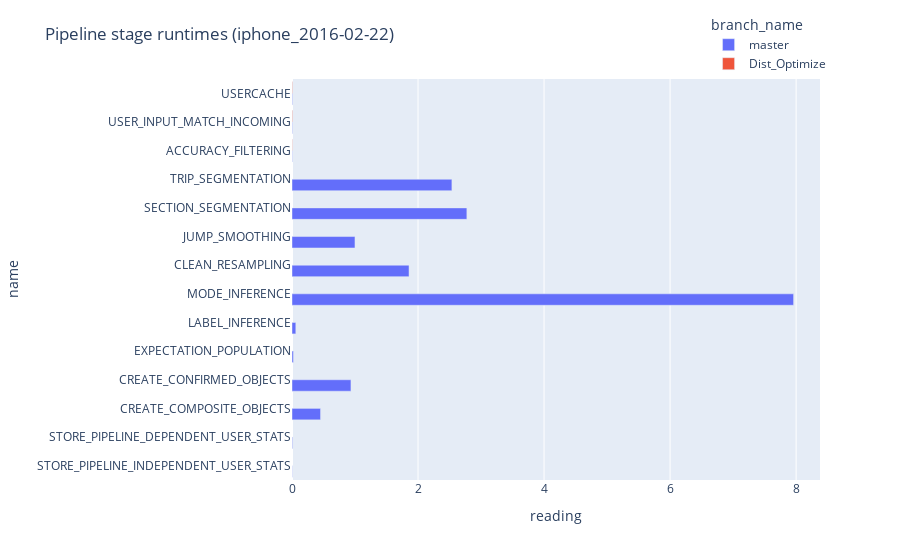

The notebook cell this image was saved under:
### Code cell
ts = esta.TimeSeries.get_aggregate_time_series()

pipeline_stats_dfs = [
    ts.get_data_df('stats/pipeline_time', time_query=stats['tq']).assign(branch_name=branch_name)
    for branch_name, stats in branches.items()
]
pipeline_stats_df = pd.concat(pipeline_stats_dfs)

pipeline_stages_df = pipeline_stats_df[
    pipeline_stats_df['name'].str.isupper() & ~pipeline_stats_df['name'].str.contains('/')
]
fig = px.bar(
    pipeline_stages_df,
    y="name",
    x="reading",
    color="branch_name",
    orientation="h",
)
fig.update_layout(
    title=f"Pipeline stage runtimes ({day})",
    barmode='group',
    yaxis=dict(dtick=1),
    legend=dict(
        yanchor="bottom",
        xanchor="right",
    )
)
fig.show()

### Figure 1 — Plotly figure (JSON) as saved in the notebook; plotly's stock layout.template omitted (floating-point values rounded to 4 significant figures)
{"data": [{"hovertemplate": "branch_name=master<br>reading=%{x}<br>name=%{y}<extra></extra>", "legendgroup": "master", "marker": {"color": "#636efa", "pattern": {"shape": ""}}, "name": "master", "orientation": "h", "showlegend": true, "textposition": "auto", "type": "bar", "x": [0.003758, 0.008714, 0.4531, 0.9355, 0.02286, 0.06064, 7.96, 1.857, 0.9995, 2.775, 2.537, 0.004998, 0.00658, 0.007753], "xaxis": "x", "y": ["STORE_PIPELINE_INDEPENDENT_USER_STATS", "STORE_PIPELINE_DEPENDENT_USER_STATS", "CREATE_COMPOSITE_OBJECTS", "CREATE_CONFIRMED_OBJECTS", "EXPECTATION_POPULATION", "LABEL_INFERENCE", "MODE_INFERENCE", "CLEAN_RESAMPLING", "JUMP_SMOOTHING", "SECTION_SEGMENTATION", "TRIP_SEGMENTATION", "ACCURACY_FILTERING", "USER_INPUT_MATCH_INCOMING", "USERCACHE"], "yaxis": "y"}, {"hovertemplate": "branch_name=Dist_Optimize<br>reading=%{x}<br>name=%{y}<extra></extra>", "legendgroup": "Dist_Optimize", "marker": {"color": "#EF553B", "pattern": {"shape": ""}}, "name": "Dist_Optimize", "orientation": "h", "showlegend": true, "textposition": "auto", "type": "bar", "x": [0.004499, 0.008182, 0.006861], "xaxis": "x", "y": ["ACCURACY_FILTERING", "USER_INPUT_MATCH_INCOMING", "USERCACHE"], "yaxis": "y"}], "layout": {"barmode": "group", "legend": {"title": {"text": "branch_name"}, "tracegroupgap": 0, "xanchor": "right", "yanchor": "bottom"}, "margin": {"t": 60}, "title": {"text": "Pipeline stage runtimes (iphone_2016-02-22)"}, "xaxis": {"anchor": "y", "domain": [0, 1], "title": {"text": "reading"}}, "yaxis": {"anchor": "x", "domain": [0, 1], "dtick": 1, "title": {"text": "name"}}}}
